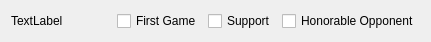
<?xml version="1.0" encoding="UTF-8"?>
<ui version="4.0">
 <class>PlayerTeamWidget</class>
 <widget class="QWidget" name="PlayerTeamWidget">
  <property name="geometry">
   <rect>
    <x>0</x>
    <y>0</y>
    <width>394</width>
    <height>35</height>
   </rect>
  </property>
  <property name="windowTitle">
   <string>Form</string>
  </property>
  <layout class="QHBoxLayout" name="horizontalLayout">
   <item>
    <widget class="QLabel" name="playerLabel">
     <property name="minimumSize">
      <size>
       <width>100</width>
       <height>0</height>
      </size>
     </property>
     <property name="text">
      <string>TextLabel</string>
     </property>
    </widget>
   </item>
   <item>
    <widget class="QCheckBox" name="checkFirstGame">
     <property name="text">
      <string>First Game</string>
     </property>
    </widget>
   </item>
   <item>
    <widget class="QCheckBox" name="checkSupport">
     <property name="text">
      <string>Support</string>
     </property>
    </widget>
   </item>
   <item>
    <widget class="QCheckBox" name="checkHonor">
     <property name="text">
      <string>Honorable Opponent</string>
     </property>
    </widget>
   </item>
  </layout>
 </widget>
 <resources/>
 <connections/>
</ui>
